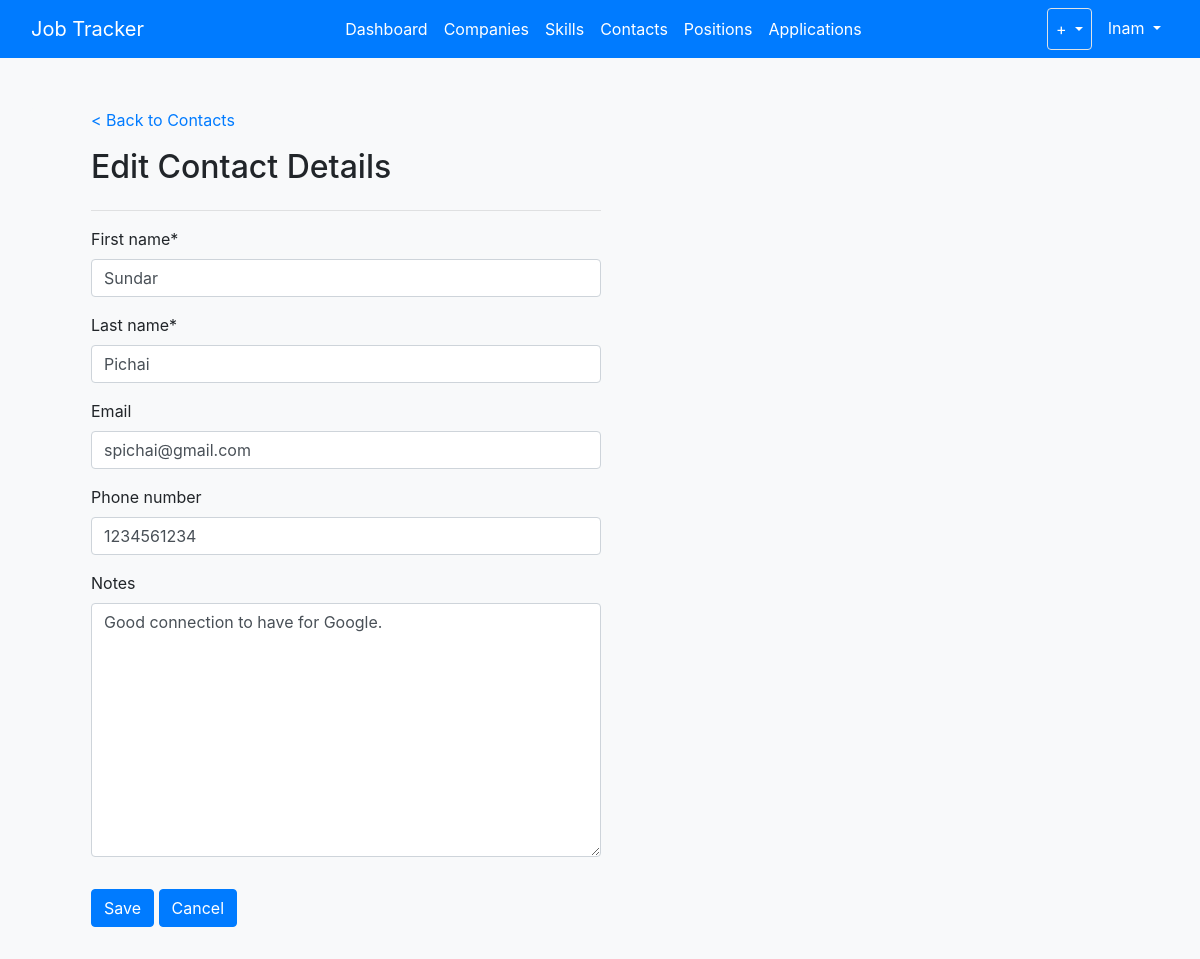
The app's page /contacts/4 (signed in) with its own data.
### jobs/models.py (models this page shows, shortened)
class Contact(models.Model):
	user = models.ForeignKey(
		User,
		on_delete=models.CASCADE,
		default=1
		)
	first_name = models.CharField(max_length=100)
	last_name = models.CharField(max_length=100)
	email = models.EmailField(null=True, blank=True, max_length=128)
	phone_number = models.IntegerField(null=True, blank=True)
	notes = models.TextField(null=True, blank=True)

### jobs/views.py (the view)
# urls.py: path('contacts/<int:pk>', ContactUpdateView.as_view(), name='jobs-update-contact'),
class ContactUpdateView(LoginRequiredMixin, UpdateView):
    model = Contact
    fields = ['first_name', 'last_name', 'email', 'phone_number', 'notes']
    template_name = 'jobs/update_contact.html'
    context_object_name = 'contact'

### jobs/templates/jobs/update_contact.html (shortened to what this page needs)
{% extends "jobs/base.html" %}
{% load crispy_forms_tags %}
{% block content %}
<div class="container h-100 mt-5">
	<div class="container ml-3">
		<div class="row">
			<div class=col-md-auto>
				<a href="{% url 'jobs-contacts' %}">< Back to Contacts</a>
			</div>
		</div>
		<div class="row mt-3">
			<div class="col-md-auto">
				<h2>Edit Contact Details</h2>
			</div>
		</div>
		<div class="row">
			<div class="col-sm-6 mb-3">
				<form method="POST">
					<hr>
				{{ form|crispy }}
					<div class="row mb-3">
						<div class="col mt-3">
							<input class="btn btn-primary" type="submit" value="Save">
							<a class="btn btn-primary" href="{% url 'jobs-contacts' %}" role="button">Cancel</a>
						</div>
				    </div>
				</form>
			</div>
		</div>
	</div>
</div>
{% endblock content %}

### jobs/templates/jobs/base.html (shortened to what this page needs)
{% load static %}
<!DOCTYPE html>
<html>
<head>
    <link rel="stylesheet" href="https://cdn.jsdelivr.net/npm/bootstrap@4.5.3/dist/css/bootstrap.min.css">
    <link rel="stylesheet" type="text/css" href="{% static 'jobs/style.css' %}">
	<link rel="stylesheet" href="https://ajax.googleapis.com/ajax/libs/jqueryui/1.12.1/themes/smoothness/jquery-ui.css">
	<link rel="stylesheet" href="https://cdn.jsdelivr.net/npm/bootstrap-icons@1.5.0/font/bootstrap-icons.css">
</head>
<body class="h-100 bg-light full-page">
	<nav class="navbar navbar-expand-lg navbar-dark bg-primary fixed-top">
		<div class="container-fluid">
			<a class="navbar-brand" href="/">Job Tracker</a>
			<div class="collapse navbar-collapse" id="expandMenu">
				<ul class="navbar-nav mr-auto">
					{% if request.user.is_authenticated %}
					<li class="nav-item">
						<a class="nav-link active" aria-current="page" href="/">Dashboard</a>
					</li>
					<li class="nav-item">
						<a class="nav-link active" href="{% url 'jobs-companies' %}">Companies</a>
					</li>
					<li class="nav-item">
						<a class="nav-link active" href="{% url 'jobs-list-skill' %}">Skills</a>
					</li>
					<li class="nav-item">
						<a class="nav-link active" href="/contacts">Contacts</a>
					</li>
					<li class="nav-item">
						<a class="nav-link active" href="{% url 'jobs-list-positions' %}">Positions</a>
					</li>
					<li class="nav-item">
						<a class="nav-link active" href="{% url 'jobs-list-applications' %}">Applications</a>
					</li>
					{% endif %}
				</ul>
				<ul class="navbar-nav">
					{% if request.user.is_authenticated %}
					<li class="dropdown border rounded">
						<a class="nav-link active dropdown-toggle" href="#" id="navbarDropdownMenuLink" role="button" data-bs-toggle="dropdown" aria-expanded="false"> + </a>
					</li>
					<li class="dropdown ml-2">
						<a class="nav-link active dropdown-toggle" href="#" id="navbarDropdownMenuLink" role="button" data-bs-toggle="dropdown" aria-expanded="false"> {{ request.user.username }} </a>
					</li>
					{% endif %}
				</ul>
			</div>
		</div>
	</nav>
	<div class="container bg-light rounded">
		{% block content %}{% endblock %}
	</div>
</body>
</html>

### jobs/static/jobs/style.css (style rules this page uses)
body { padding-top: 60px; }

### records on screen
Contact: first_name "Sundar", last_name "Pichai", email "spichai@gmail.com", phone_number "1234561234", notes "Good connection to have for Google."

### other values on screen
{{ request.user.username }} "lnam"
